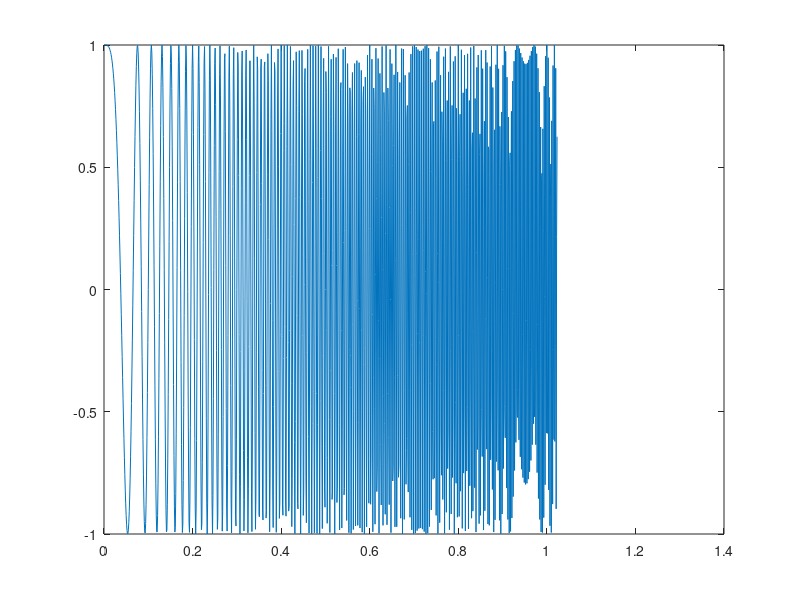
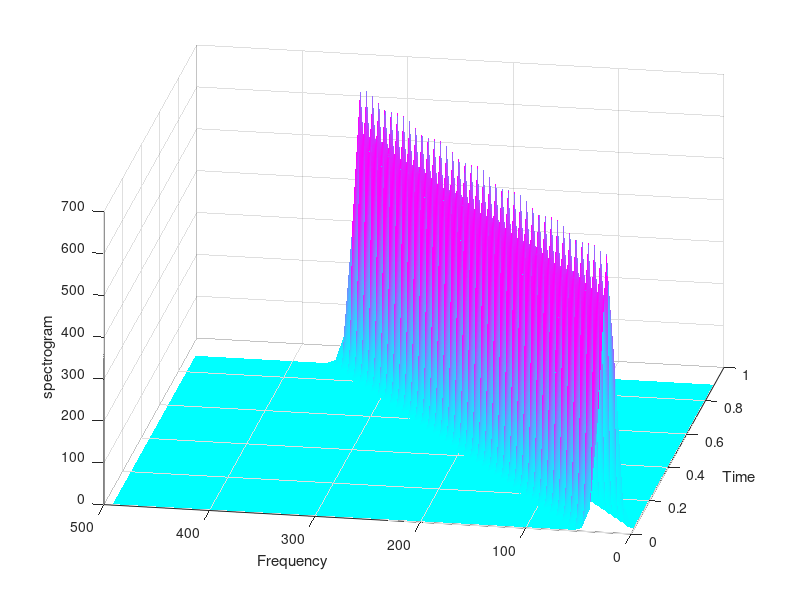

Here is the MATLAB script that generated these plots, in order:
clear;
close all;
t=0:0.001:1.024-.001; 
N=1024; 

% 得到Chirp 信号, 信号初始频率为0Hz,并随时间线性增加频率,在时间为1时频率达到350Hz
y=chirp(t,0,1,350);
figure;
    plot(t,y);

% 求两个Chirp 信号和的短时傅里叶变换；


[S,F,T]=specgram(y,128,1000,hanning(128),127); 
figure;
surf(T,F,abs(S).^2);
view(-80,30);
shading flat;
colormap(cool);
xlabel('Time');
ylabel('Frequency');
zlabel('spectrogram');